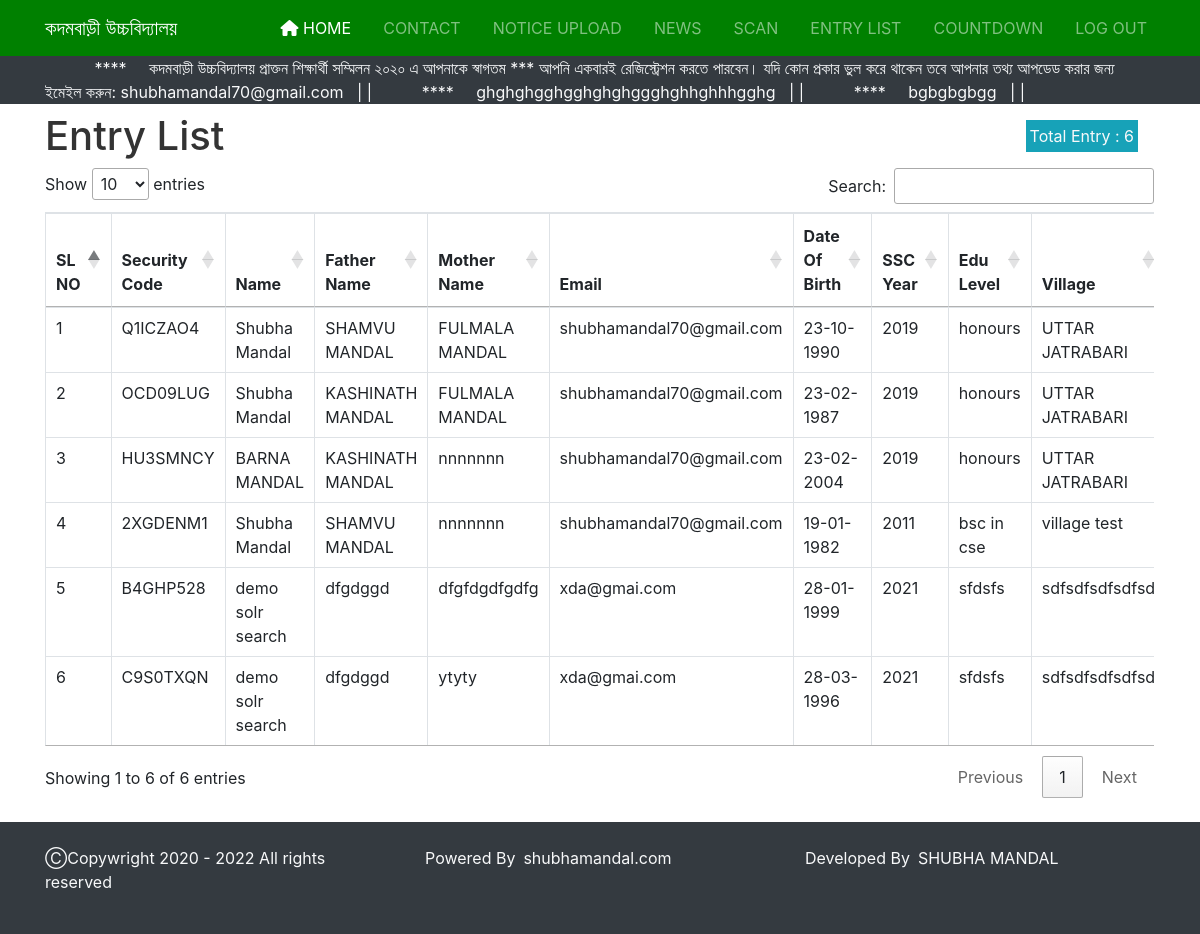
The app's page /src/admin/entrycount.php (signed in) with its own data.
### tables this page shows
CREATE TABLE `news` (
  `id` int(11) NOT NULL,
  `title` varchar(50) NOT NULL,
  `news_description` varchar(500) NOT NULL,
  `date` datetime NOT NULL DEFAULT current_timestamp()
);

CREATE TABLE `total_entry_counts` (
  `id` int(10) NOT NULL,
  `security_code` varchar(50) NOT NULL,
  `name` varchar(30) NOT NULL,
  `father_name` varchar(40) NOT NULL,
  `mother_name` varchar(40) NOT NULL,
  `email` varchar(30) NOT NULL,
  `dob` datetime NOT NULL DEFAULT current_timestamp(),
  `exam` varchar(20) NOT NULL,
  `last_edu` varchar(25) NOT NULL,
  `village` varchar(50) NOT NULL,
  `mobile` varchar(20) NOT NULL,
  `blood` varchar(20) NOT NULL,
  `gender` varchar(20) NOT NULL,
  `extra_person` varchar(50) NOT NULL,
  `date` timestamp NOT NULL DEFAULT current_timestamp()
);

### src/admin/entrycount.php (the view, shortened to what this page needs)
<?php
include("../db.php");
include("admin_header.php");
$sql= "SELECT * FROM total_entry_counts ";
$result = mysqli_query($conn,$sql);
$count_sql= "SELECT id FROM total_entry_counts ORDER BY id ";
$count_result = mysqli_query($conn,$count_sql);
$total_count= mysqli_num_rows($count_result);
?>
<div class="container ">
    <div class="row">
        <div class="col-lg-12 pr-3">
          <div class=" ml-auto">
            <div class=" m-3 float-right p-1 text-light bg-info">
                       <span > Total Entry :</span>
                    <?php
                    echo $total_count;
                    ?>
            </div>
          </div>
          <div> <h1 class="mt-2">Entry List</h1>
          </div>
                  <div class="user-data">
                    <div class="table-responsive table-data">
                  <table class="table table-bordered table-hover mt-3" id="myTable">
                      <thead>
                        <th>SL NO</th>
                          <th>Security Code</th>
                          <th>Name</th>
                          <th>Father Name</th>
                          <th>Mother Name</th>
                          <th>Email</th>
                          <th>Date Of Birth</th>
                          <th>SSC Year</th>
                          <th>Edu Level</th>
                          <th>Village</th>
                      </thead>
                      <tbody>
                        <?php
                              $serial=0;
                           while($row = mysqli_fetch_assoc($result)) { $serial+=1;
                             ?>
                             <tr>
                                   <td > <?php echo $serial;?></td>
                                   <td><?php echo $row['security_code']?></td>
                                   <td><?php echo $row['name']?></td>
                                   <td><?php echo $row['father_name']?></td>
                                   <td><?php echo $row['mother_name']?></td>
                                   <td><?php echo $row['email']?></td>
                                   <td><?= date('d-m-Y',strtotime($row["dob"]));?></td>
                                   <td><?php echo $row['exam']?></td>
                                   <td><?php echo $row['last_edu']?></td>
                                   <td><?php echo $row['village']?></td>
                               </tr>
                               <?php
                               }?>
                      </tbody>
                  </table>
                </div>
                </div>
        </div>
    </div>
</div>
  <br>
<?php
include("admin_footer.php");
 ?>

### src/admin/admin_header.php (shortened to what this page needs)
<?php
include("../db.php");
$sql= "SELECT * FROM news ";
$result = mysqli_query($conn,$sql);
?>
<!DOCTYPE html>
<html lang="en">
<head>
  <link rel="stylesheet" href="../css/uikit.min.css">
  <link rel="stylesheet" href="../css/slick.css">
  <link rel="stylesheet" href="../css/slick-theme.css">
  <link rel="stylesheet" href="../css/font-awesome.min.css">
  <link rel="stylesheet" href="//cdn.datatables.net/1.10.20/css/jquery.dataTables.min.css">
  <link rel="stylesheet" href="../css/dataTables.bootstrap4.min.css">
  <link rel="stylesheet" href="../css/responsive.dataTables.min.css">
  <link rel="stylesheet" href="../css/bootstrap.css">
  <link rel="stylesheet" href="../css/style.css">
  <link rel="stylesheet" href="../scss/style.scss">
</head>
<body>
   <section id="showcase" class="bg-success">
        <nav class="navbar navbar-dark  navbar-expand-md" uk-sticky="top: 5; animation: uk-animation-slide-top; bottom: #sticky-on-scroll-up">
  <div class="container ">
    <a href="index.php" class="navbar-brand ">কদমবাড়ী উচ্চবিদ্যালয় </a>
    <div id="navbarNav" class="collapse navbar-collapse ">
      <ul class="navbar-nav ml-auto">
        <li class="nav-item active">
          <a class="nav-link" href="index.php"><i class="fas fa-home"></i> home</a>
        </li>
        <li class="nav-item">
          <a class="nav-link" href="contact_list.php">contact</a>
        </li>
        <li class="nav-item">
          <a class="nav-link" href="notice.php">notice upload</a>
        </li>
        <li class="nav-item">
          <a class="nav-link" href="news_post.php">News </a>
        </li>
        <li class="nav-item">
          <a class="nav-link" href="scanner.php">Scan </a>
        </li>
        <li class="nav-item">
          <a class="nav-link" href="entrycount.php" target="_blank">Entry List </a>
        </li>
        <li class="nav-item">
          <a class="nav-link" href="countdown_post.php" >countdown </a>
        </li>
        <li class="nav-item ">
        <a class="nav-link" href="logout.php">log out</a>
        </li>
      </ul>
    </div>
  </div>
</nav>
   </section>
<section class="news bg-dark">
        <div class="container">
        <div class="row">
            <div class="col-md">
<marquee class="text-light" direction="left" onmouseover="this.stop();" onmouseout="this.start();">
  <?php
  if(mysqli_num_rows($result) >0){
    while($row = mysqli_fetch_assoc($result)) {
      echo "&nbsp;&nbsp;&nbsp;&nbsp;&nbsp;&nbsp;&nbsp;&nbsp;&nbsp;&nbsp; **** &nbsp;&nbsp;&nbsp;&nbsp;", $row["news_description"],"&nbsp;&nbsp;&nbsp;|&nbsp;|" ;
    }
  }
  ?>
  </marquee>
            </div>
        </div>
    </div>
</section>

### src/css/style.css (style rules this page uses)
.navbar { background: #008000; }
.navbar .nav-item { padding-left: 1em; }
.navbar .nav-item .nav-link { text-transform: uppercase; }

### records on screen
news: news_description "কদমবাড়ী উচ্চবিদ্যালয় প্রাক্তন শিক্ষার্থী সম্মিলন ২০২০ এ আপনাকে স্বাগতম *** আপনি একবারই রেজিস্ট্রেশন করতে পারবেন। যদি কোন প্রকার ভুল করে থাকেন তবে আপনার তথ্য আপডেড করার জন্য ইমেইল করুন: shubhamandal70@gmail.com"
news: news_description "ghghghgghgghghghggghghhghhhgghg"
news: news_description "bgbgbgbgg"
total_entry_counts: security_code "Q1ICZAO4", name "Shubha Mandal", father_name "SHAMVU MANDAL", mother_name "FULMALA MANDAL", email "shubhamandal70@gmail.com", dob "23-10-1990", exam "2019", last_edu "honours", village "UTTAR JATRABARI"
total_entry_counts: security_code "OCD09LUG", name "Shubha Mandal", father_name "KASHINATH MANDAL", mother_name "FULMALA MANDAL", email "shubhamandal70@gmail.com", dob "23-02-1987", exam "2019", last_edu "honours", village "UTTAR JATRABARI"
total_entry_counts: security_code "HU3SMNCY", name "BARNA MANDAL", father_name "KASHINATH MANDAL", mother_name "nnnnnnn", email "shubhamandal70@gmail.com", dob "23-02-2004", exam "2019", last_edu "honours", village "UTTAR JATRABARI"
total_entry_counts: security_code "2XGDENM1", name "Shubha Mandal", father_name "SHAMVU MANDAL", mother_name "nnnnnnn", email "shubhamandal70@gmail.com", dob "19-01-1982", exam "2011", last_edu "bsc in cse", village "village test"
total_entry_counts: security_code "B4GHP528", name "demo solr search", father_name "dfgdggd", mother_name "dfgfdgdfgdfg", email "xda@gmai.com", dob "28-01-1999", exam "2021", last_edu "sfdsfs", village "sdfsdfsdfsdfsd"
total_entry_counts: security_code "C9S0TXQN", name "demo solr search", father_name "dfgdggd", mother_name "ytyty", email "xda@gmai.com", dob "28-03-1996", exam "2021", last_edu "sfdsfs", village "sdfsdfsdfsdfsd"

### other values on screen
$total_count "6"
